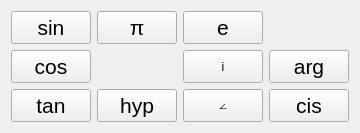
               <widget class="QWidget" name="page_9">
                <layout class="QVBoxLayout" name="verticalLayout_11">
                 <item>
                  <layout class="QGridLayout" name="gridLayout_3">
                   <item row="1" column="0">
                    <widget class="QPushButton" name="pushButton_cos">
                     <property name="sizePolicy">
                      <sizepolicy hsizetype="Minimum" vsizetype="Expanding">
                       <horstretch>0</horstretch>
                       <verstretch>0</verstretch>
                      </sizepolicy>
                     </property>
                     <property name="font">
                      <font>
                       <pointsize>16</pointsize>
                      </font>
                     </property>
                     <property name="text">
                      <string>cos</string>
                     </property>
                    </widget>
                   </item>
                   <item row="3" column="0">
                    <widget class="QPushButton" name="pushButton_tan">
                     <property name="sizePolicy">
                      <sizepolicy hsizetype="Minimum" vsizetype="Expanding">
                       <horstretch>0</horstretch>
                       <verstretch>0</verstretch>
                      </sizepolicy>
                     </property>
                     <property name="font">
                      <font>
                       <pointsize>16</pointsize>
                      </font>
                     </property>
                     <property name="text">
                      <string>tan</string>
                     </property>
                    </widget>
                   </item>
                   <item row="0" column="0">
                    <widget class="QPushButton" name="pushButton_sin">
                     <property name="sizePolicy">
                      <sizepolicy hsizetype="Minimum" vsizetype="Expanding">
                       <horstretch>0</horstretch>
                       <verstretch>0</verstretch>
                      </sizepolicy>
                     </property>
                     <property name="font">
                      <font>
                       <pointsize>16</pointsize>
                      </font>
                     </property>
                     <property name="text">
                      <string>sin</string>
                     </property>
                    </widget>
                   </item>
                   <item row="0" column="2">
                    <widget class="QPushButton" name="pushButton_e">
                     <property name="sizePolicy">
                      <sizepolicy hsizetype="Minimum" vsizetype="Expanding">
                       <horstretch>0</horstretch>
                       <verstretch>0</verstretch>
                      </sizepolicy>
                     </property>
                     <property name="font">
                      <font>
                       <pointsize>16</pointsize>
                      </font>
                     </property>
                     <property name="text">
                      <string>e</string>
                     </property>
                    </widget>
                   </item>
                   <item row="3" column="1">
                    <widget class="QPushButton" name="pushButton_hyp">
                     <property name="sizePolicy">
                      <sizepolicy hsizetype="Minimum" vsizetype="Expanding">
                       <horstretch>0</horstretch>
                       <verstretch>0</verstretch>
                      </sizepolicy>
                     </property>
                     <property name="font">
                      <font>
                       <pointsize>16</pointsize>
                      </font>
                     </property>
                     <property name="text">
                      <string>hyp</string>
                     </property>
                    </widget>
                   </item>
                   <item row="0" column="1">
                    <widget class="QPushButton" name="pushButton_pi">
                     <property name="sizePolicy">
                      <sizepolicy hsizetype="Minimum" vsizetype="Expanding">
                       <horstretch>0</horstretch>
                       <verstretch>0</verstretch>
                      </sizepolicy>
                     </property>
                     <property name="font">
                      <font>
                       <pointsize>16</pointsize>
                      </font>
                     </property>
                     <property name="text">
                      <string>π</string>
                     </property>
                    </widget>
                   </item>
                   <item row="3" column="3">
                    <widget class="QPushButton" name="pushButton_cis">
                     <property name="sizePolicy">
                      <sizepolicy hsizetype="Minimum" vsizetype="Expanding">
                       <horstretch>0</horstretch>
                       <verstretch>0</verstretch>
                      </sizepolicy>
                     </property>
                     <property name="font">
                      <font>
                       <pointsize>16</pointsize>
                      </font>
                     </property>
                     <property name="text">
                      <string>cis</string>
                     </property>
                    </widget>
                   </item>
                   <item row="1" column="3">
                    <widget class="QPushButton" name="pushButton_arg">
                     <property name="sizePolicy">
                      <sizepolicy hsizetype="Minimum" vsizetype="Expanding">
                       <horstretch>0</horstretch>
                       <verstretch>0</verstretch>
                      </sizepolicy>
                     </property>
                     <property name="font">
                      <font>
                       <pointsize>16</pointsize>
                      </font>
                     </property>
                     <property name="text">
                      <string>arg</string>
                     </property>
                    </widget>
                   </item>
                   <item row="1" column="2">
                    <widget class="QPushButton" name="pushButton_i">
                     <property name="sizePolicy">
                      <sizepolicy hsizetype="Minimum" vsizetype="Expanding">
                       <horstretch>0</horstretch>
                       <verstretch>0</verstretch>
                      </sizepolicy>
                     </property>
                     <property name="text">
                      <string>i</string>
                     </property>
                    </widget>
                   </item>
                   <item row="3" column="2">
                    <widget class="QPushButton" name="pushButton_angle">
                     <property name="sizePolicy">
                      <sizepolicy hsizetype="Minimum" vsizetype="Expanding">
                       <horstretch>0</horstretch>
                       <verstretch>0</verstretch>
                      </sizepolicy>
                     </property>
                     <property name="text">
                      <string>∠</string>
                     </property>
                    </widget>
                   </item>
                  </layout>
                 </item>
                </layout>
               </widget>
